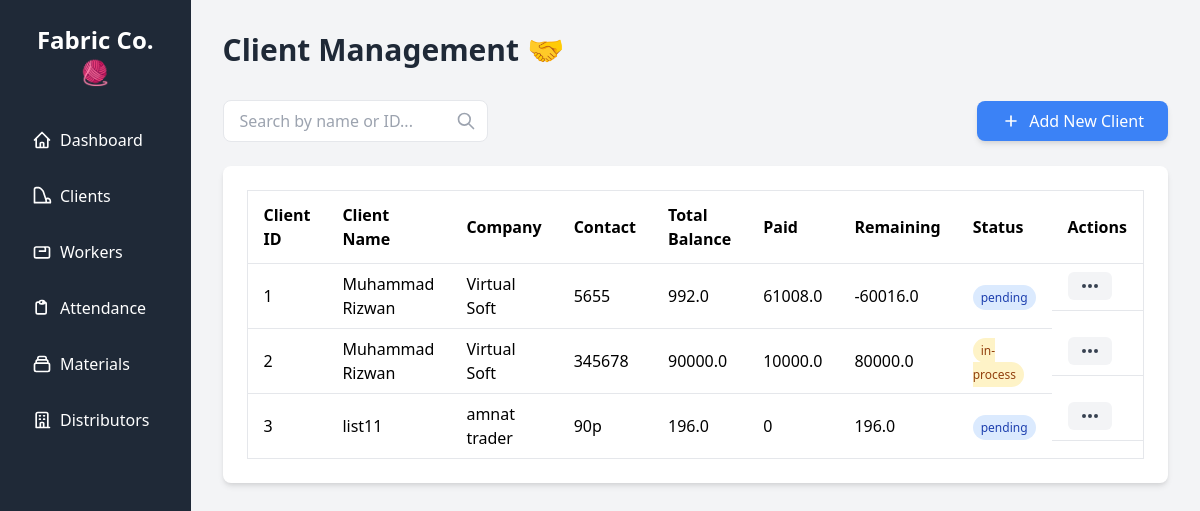
The app's page /clients with its own data.
### tables this page shows
CREATE TABLE clients (
            id INTEGER PRIMARY KEY AUTOINCREMENT,
            name TEXT NOT NULL,
            company_name TEXT,
            category TEXT NOT NULL,
            contact_no TEXT,
            status TEXT,
            product_balance REAL DEFAULT 0,
            notes TEXT
        );

### app.py (the view)
@app.route('/clients')
def client_management():
    conn = get_db_connection()
    cursor = conn.cursor()
    cursor.execute("""
        SELECT c.id, c.name, c.company_name, c.contact_no, c.status, c.product_balance,
               SUM(CASE WHEN cp.type = 'cash' THEN cp.amount ELSE 0 END) AS received_cash,
               SUM(CASE WHEN cp.type = 'account' THEN cp.amount ELSE 0 END) AS received_account,
               c.notes
        FROM clients c
        LEFT JOIN client_payments cp ON c.id = cp.client_id
        GROUP BY c.id
        ORDER BY c.name
    """)
    clients = cursor.fetchall()
    cursor.execute("SELECT id, client_id, cloth_type, quantity_meter, processing_type FROM client_fabrics WHERE quantity_meter > 0")
    client_fabrics = cursor.fetchall()
    conn.close()
    return render_template('client_management.html', clients=clients, client_fabrics=client_fabrics)

### database.py (called while the page is built)
def get_db_connection():
    conn = sqlite3.connect(DATABASE)
    conn.row_factory = sqlite3.Row  # This allows us to access columns by name
    return conn

### templates/client_management.html (shortened to what this page needs)
{% extends 'base.html' %}
{% block content %}
<h1 class="text-3xl font-bold text-gray-800 mb-8">Client Management 🤝</h1>
<div class="flex justify-between items-center mb-6">
    <div class="relative">
        <input type="text" id="clientSearch" onkeyup="searchClients()" placeholder="Search by name or ID..." class="px-4 py-2 border rounded-lg focus:outline-none focus:ring-2 focus:ring-blue-500">
        <svg class="absolute right-3 top-1/2 transform -translate-y-1/2 w-5 h-5 text-gray-400" fill="none" stroke="currentColor" viewBox="0 0 24 24" xmlns="http://www.w3.org/2000/svg"><path stroke-linecap="round" stroke-linejoin="round" stroke-width="2" d="M21 21l-6-6m2-5a7 7 0 11-14 0 7 7 0 0114 0z"></path></svg>
    </div>
    <button class="bg-blue-500 hover:bg-blue-600 text-white px-6 py-2 rounded-lg shadow-md transition duration-200 flex items-center space-x-2" onclick="openAddClientModal()">
        <svg class="w-5 h-5" fill="none" stroke="currentColor" viewBox="0 0 24 24" xmlns="http://www.w3.org/2000/svg"><path stroke-linecap="round" stroke-linejoin="round" stroke-width="2" d="M12 6v6m0 0v6m0-6h6m-6 0H6"></path></svg>
        <span>Add New Client</span>
    </button>
</div>
<div class="bg-white p-6 rounded-lg shadow-md overflow-x-auto">
    <table class="min-w-full bg-white border border-gray-200" id="clientTable">
        <thead>
            <tr>
                <th class="py-3 px-4 border-b text-left">Client ID</th>
                <th class="py-3 px-4 border-b text-left">Client Name</th>
                <th class="py-3 px-4 border-b text-left">Company</th>
                <th class="py-3 px-4 border-b text-left">Contact</th>
                <th class="py-3 px-4 border-b text-left">Total Balance</th>
                <th class="py-3 px-4 border-b text-left">Paid</th>
                <th class="py-3 px-4 border-b text-left">Remaining</th>
                <th class="py-3 px-4 border-b text-left">Status</th>
                <th class="py-3 px-4 border-b text-left">Actions</th>
            </tr>
        </thead>
        <tbody>
            {% for client in clients %}
            <tr>
                <td class="py-2 px-4 border-b">{{ client.id }}</td>
                <td class="py-2 px-4 border-b">{{ client.name }}</td>
                <td class="py-2 px-4 border-b">{{ client.company_name or 'N/A' }}</td>
                <td class="py-2 px-4 border-b">{{ client.contact_no or 'N/A' }}</td>
                <td class="py-2 px-4 border-b">{{ client.product_balance }}</td>
                <td class="py-2 px-4 border-b">{{ client.received_cash + client.received_account }}</td>
                <td class="py-2 px-4 border-b">{{ client.product_balance - (client.received_cash + client.received_account) }}</td>
                <td class="py-2 px-4 border-b">
                    <span class="px-2 py-1 text-xs rounded-full
                        {% if client.status == 'complete' %}bg-green-100 text-green-800
                        {% elif client.status == 'in-process' %}bg-yellow-100 text-yellow-800
                        {% elif client.status == 'pending' %}bg-blue-100 text-blue-800
                        {% else %}bg-gray-100 text-gray-800{% endif %}">
                        {{ client.status }}
                    </span>
                </td>
                <td class="py-2 px-4 border-b flex space-x-2">
    <div class="relative inline-block text-left">
        <button type="button" class="inline-flex justify-center w-full rounded-md px-3 py-1 bg-gray-100 text-sm font-medium text-gray-700 hover:bg-gray-200 focus:outline-none focus:ring-2 focus:ring-offset-2 focus:ring-offset-gray-100 focus:ring-indigo-500" id="menu-button-{{ client.id }}" aria-expanded="true" aria-haspopup="true" onclick="toggleMenu({{ client.id }})">
            <svg class="h-5 w-5" xmlns="http://www.w3.org/2000/svg" viewBox="0 0 20 20" fill="currentColor">
                <path d="M6 10a2 2 0 11-4 0 2 2 0 014 0zM12 10a2 2 0 11-4 0 2 2 0 014 0zM16 12a2 2 0 100-4 2 2 0 000 4z" />
            </svg>
        </button>
    </div>
                </td>
            </tr>
            {% else %}
            <tr>
                <td colspan="9" class="py-2 px-4 text-center text-gray-500">No clients found.</td>
            </tr>
            {% endfor %}
        </tbody>
    </table>
</div>
{% endblock %}

### templates/base.html (shortened to what this page needs)
<!DOCTYPE html>
<html lang="en">
<head>
    <link href="https://cdn.jsdelivr.net/npm/tailwindcss@2.2.19/dist/tailwind.min.css" rel="stylesheet">
    <link rel="stylesheet" href="{{ url_for('static', filename='css/style.css') }}">
</head>
<body class="bg-gray-100 flex min-h-screen">
    <aside class="w-64 bg-gray-800 text-white p-6">
        <div class="text-2xl font-bold mb-8 text-center">Fabric Co. 🧶</div>
        <nav>
            <ul class="space-y-4">
                <li>
                    <a href="{{ url_for('dashboard') }}" class="flex items-center space-x-2 p-2 rounded-md hover:bg-gray-700 transition duration-200">
                        <span>Dashboard</span>
                    </a>
                </li>
                <li>
                    <a href="{{ url_for('client_management') }}" class="flex items-center space-x-2 p-2 rounded-md hover:bg-gray-700 transition duration-200">
                        <span>Clients</span>
                    </a>
                </li>
                <li>
                    <a href="{{ url_for('worker_management') }}" class="flex items-center space-x-2 p-2 rounded-md hover:bg-gray-700 transition duration-200">
                        <svg class="w-5 h-5" fill="none" stroke="currentColor" viewBox="0 0 24 24" xmlns="http://www.w3.org/2000/svg"><path stroke-linecap="round" stroke-linejoin="round" stroke-width="2" d="M10 6H5a2 2 0 00-2 2v9a2 2 0 002 2h14a2 2 0 002-2V8a2 2 0 00-2-2h-5m-5 0h5a2 2 0 012 2v3m-7 0h7"></path></svg>
                        <span>Workers</span>
                    </a>
                </li>
                <li>
                    <a href="{{ url_for('attendance') }}" class="flex items-center space-x-2 p-2 rounded-md hover:bg-gray-700 transition duration-200">
                        <span>Attendance</span>
                    </a>
                </li>
                <li>
                    <a href="{{ url_for('material_management') }}" class="flex items-center space-x-2 p-2 rounded-md hover:bg-gray-700 transition duration-200">
                        <span>Materials</span>
                    </a>
                </li>
                <li>
                    <a href="{{ url_for('distributor_management') }}" class="flex items-center space-x-2 p-2 rounded-md hover:bg-gray-700 transition duration-200">
                    <span>Distributors</span>
                    </a>
                </li>
            </ul>
        </nav>
    </aside>
    <main class="flex-1 p-8">
        {% block content %}{% endblock %}
    </main>
</body>
</html>

### static/css/style.css (style rules this page uses)
html, body { height: 100%; }
main { flex-grow: 1; }

### records on screen
clients: id "1", name "Muhammad Rizwan", company_name "Virtual Soft", contact_no "5655", product_balance "992.0", received_cash "61008.0", product_balance "-60016.0", status "pending"
clients: id "2", name "Muhammad Rizwan", company_name "Virtual Soft", contact_no "345678", product_balance "90000.0", received_cash "10000.0", product_balance "80000.0", status "in-process"
clients: id "3", name "list11", company_name "amnat trader", contact_no "90p", product_balance "196.0", received_cash "0", status "pending"
